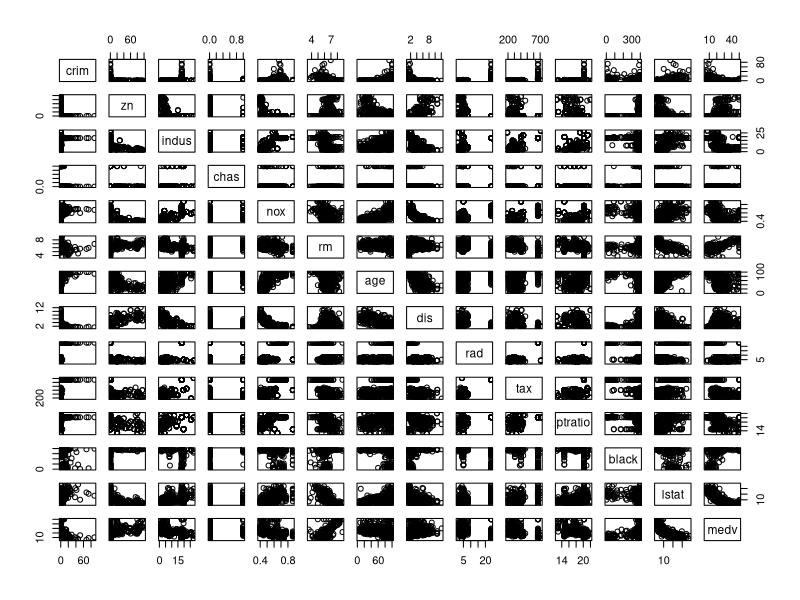
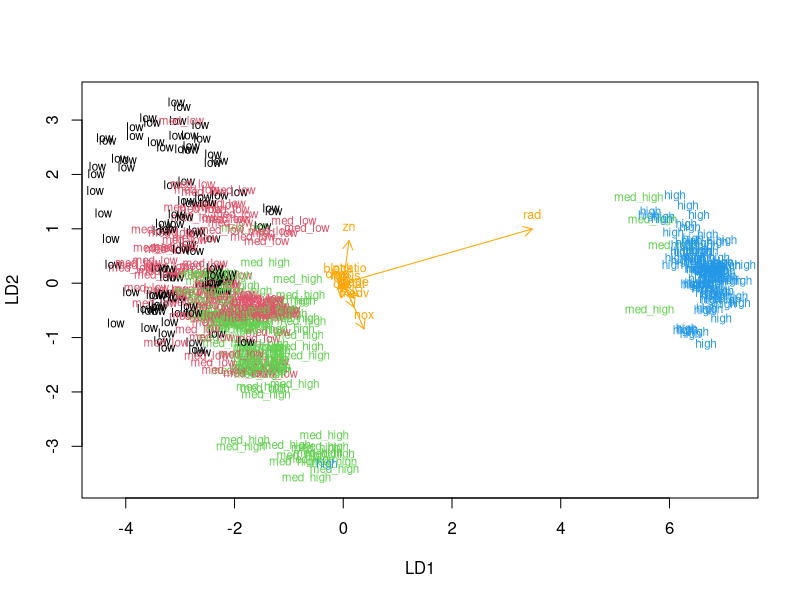
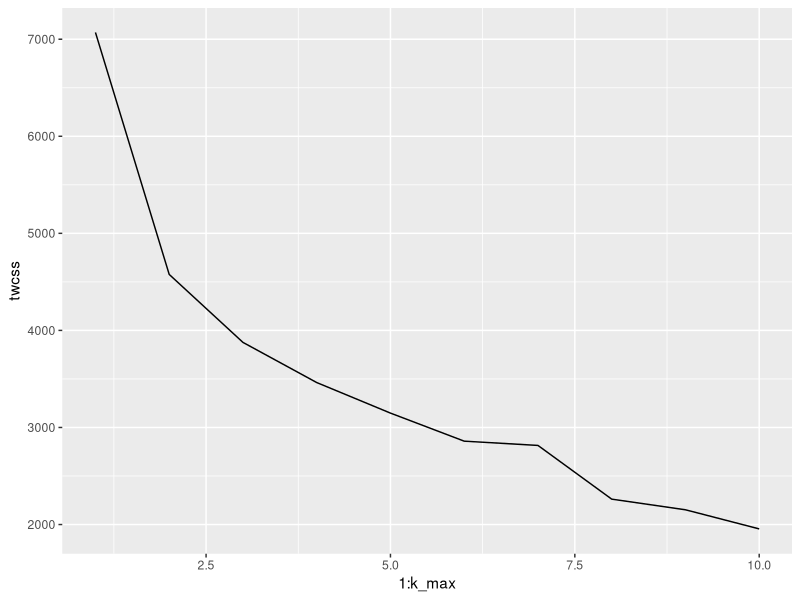
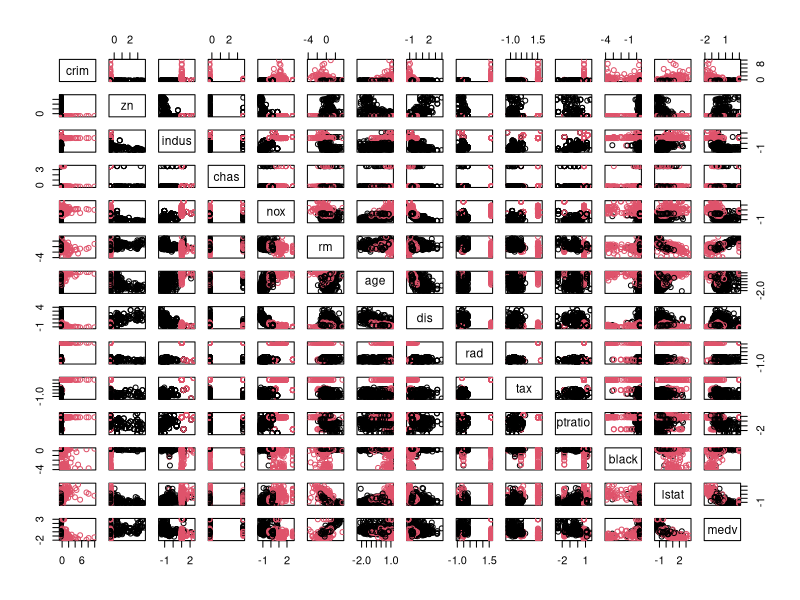

These charts were generated, in order, by the following R code:
## ---- chunk 1
# access the MASS package
library(MASS)

# load the data
data("Boston")
str(Boston)
dim(Boston)
## ---- chunk 2
# plot matrix of the variables
pairs(Boston)
## ---- chunk 3
summary(Boston)
## ---- chunk 4
# summaries of the scaled variables
boston_scaled <- scale(Boston)
summary(boston_scaled)
# class of the boston_scaled object
class(boston_scaled)
# change the object to data frame
boston_scaled <- as.data.frame(boston_scaled) #making our object a dataframe
## ---- chunk 5
summary(boston_scaled$crim)
# create a quantile vector of crim and print it
bins <- quantile(boston_scaled$crim)
bins
# create a categorical variable 'crime'
crime <- cut(boston_scaled$crim, breaks = bins, include.lowest = TRUE, labels = c("low", "med_low", "med_high", "high"))
# look at the table of the new factor crime
table(crime)
#dropping the old crime variable
boston_scaled <- dplyr::select(boston_scaled, -crim)
#adding the new crime variable to the dataset
boston_scaled <- data.frame(boston_scaled, crime)
## ---- chunk 6
n <- nrow(boston_scaled) #number of rows
ind <- sample(n,  size = n * 0.8) #random choice of 80% of rows
train <- boston_scaled[ind,] #train set
test <- boston_scaled[-ind,] #test set
## ---- chunk 7
lda.fit <- lda(crime ~ ., data = train)
# print the lda.fit object
lda.fit
# the function for lda biplot arrows
lda.arrows <- function(x, myscale = 1, arrow_heads = 0.1, color = "orange", tex = 0.75, choices = c(1,2)){
  heads <- coef(x)
  arrows(x0 = 0, y0 = 0, 
         x1 = myscale * heads[,choices[1]], 
         y1 = myscale * heads[,choices[2]], col=color, length = arrow_heads)
  text(myscale * heads[,choices], labels = row.names(heads), 
       cex = tex, col=color, pos=3)
}
# target classes as numeric
classes <- as.numeric(train$crime)
# plot the lda results
plot(lda.fit, dimen = 2, col = classes, pch = classes)
lda.arrows(lda.fit, myscale = 1)
## ---- chunk 8
library(MASS)
data('Boston')
Boston2 <- scale(Boston) #standartizing (scaling) a dataset
Boston2 <- as.data.frame(Boston2) #saving as dataframe
dist_eu <- dist(Boston2) #calculating distances between observations
## ---- chunk 9
km <- kmeans(x = Boston2, centers = 3)
## ---- chunk 10
set.seed(123) #this function prevents k-means from randomly assigning the initial cluster centers
k_max <- 10 #let the maximum amount of clusters be 10
twcss <- sapply(1:k_max, function(k){kmeans(Boston2, k)$tot.withinss}) #calculating the total sum of squares
library(ggplot2)
qplot(x = 1:k_max, y = twcss, geom = 'line') #visualizing the clusters
## ---- chunk 11
km <-kmeans(Boston2, centers = 2)
pairs(Boston2, col = km$cluster)
